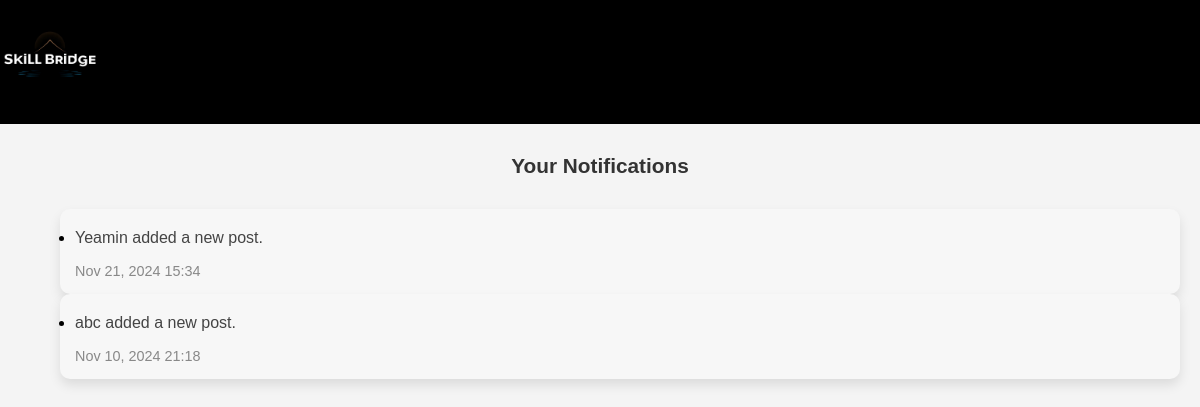
The page /notifications/ (signed in) on the database as committed earlier.
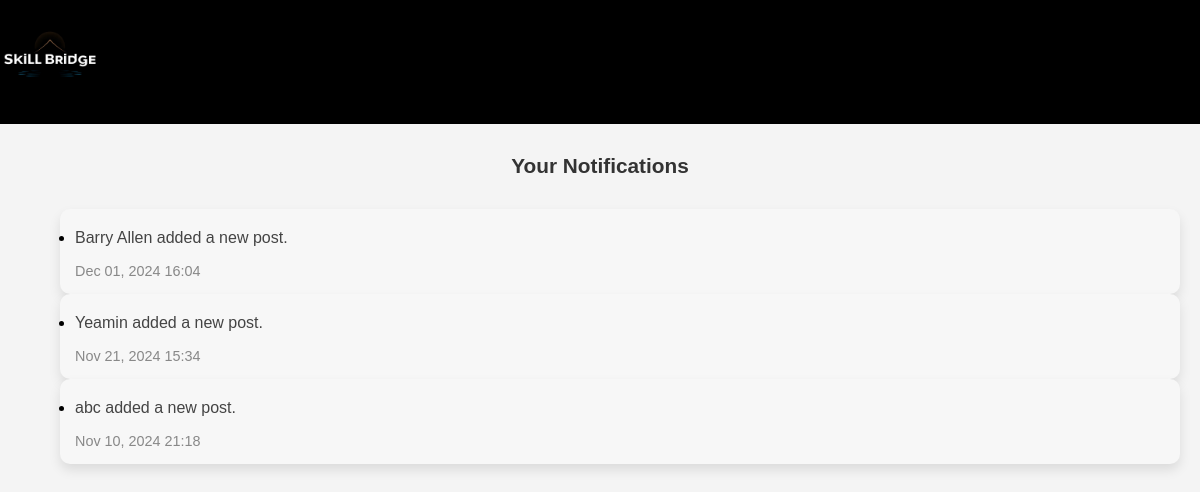
The same page on the database as committed later.
### community/models.py (models this page shows, shortened)
class Notification(models.Model):
    user = models.ForeignKey(User, on_delete=models.CASCADE, related_name='notifications')
    notification = models.TextField()
    timestamp = models.DateTimeField(auto_now_add=True)

### community/views.py (the view)
# urls.py: path('notifications/', views.notifications, name='notifications'),
@login_required
def notifications(request):
    user_notifications = request.user.notifications.order_by('-timestamp')
    return render(request, 'notifications.html', {'notifications': user_notifications})

### templates/notifications.html (shortened to what this page needs)
{% load static %}
<!DOCTYPE html>
<html lang="en">
<head>
</head>
<body>
    <div class="header">
        <img src="{% static 'media/mainlogo.jpg' %}" alt="SKILL Logo">
    </div>
    <div class="notifications-section">
            <h2>Your Notifications</h2>
            <div class="notifications-grid">
                {% if notifications %}
                    <ul>
                        {% for notification in notifications %}
                        <div class="notification-card">
                            <li>
                                <p>{{ notification.notification }}</p>
                                <small>{{ notification.timestamp|date:"M d, Y H:i" }}</small>
                            </li>
                        </div>
                        {% endfor %}
                    </ul>
                {% else %}
                    <p>No notifications yet.</p>
                {% endif %}
            </div>
    </div>
</body>
</html>

Rows that differ between the two databases and show on the page:
added Notification: notification "Barry Allen added a new post.", timestamp "Dec 01, 2024 16:04"
